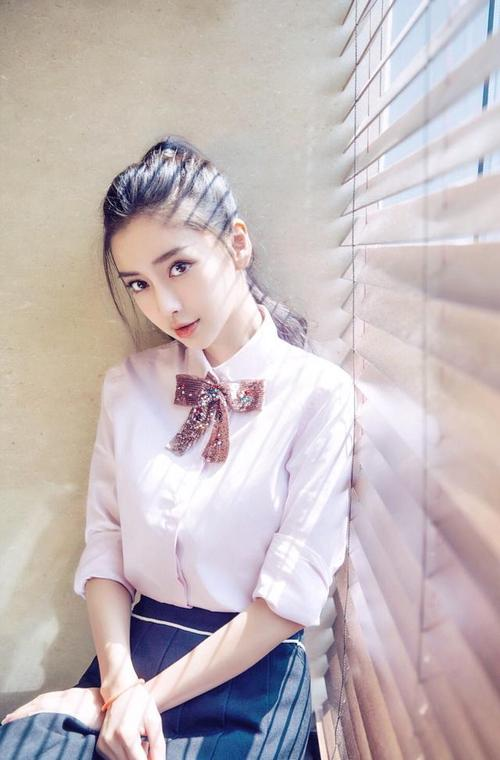
#> input picture opencv-playground/images/baby/download (1).jpeg, 500 x 760 px; its folder holds 4 pictures in this run
$ jupyter execute --allow-errors 16.face-detection.ipynb   (Python 2 division)
#> lines starting #> are read from the running program, lines starting #| are printed output that depends on the picture
[cell 1]
import os
import imghdr #判断文件类型
from utils.im import *
import cv2 as cv
import numpy as np

[cell 2]
# 截取人脸并保存
def facedetect(image, output):
#> called with image = './images/baby/download (1).jpeg', output = './images/clip/baby'
    name = os.path.basename(image)
    image = cv.imread(image)
#> image is the input picture: shape (760, 500, 3); mean B, G, R 187.6, 186, 197.1
    image = cv.cvtColor(image, cv.COLOR_BGR2GRAY)
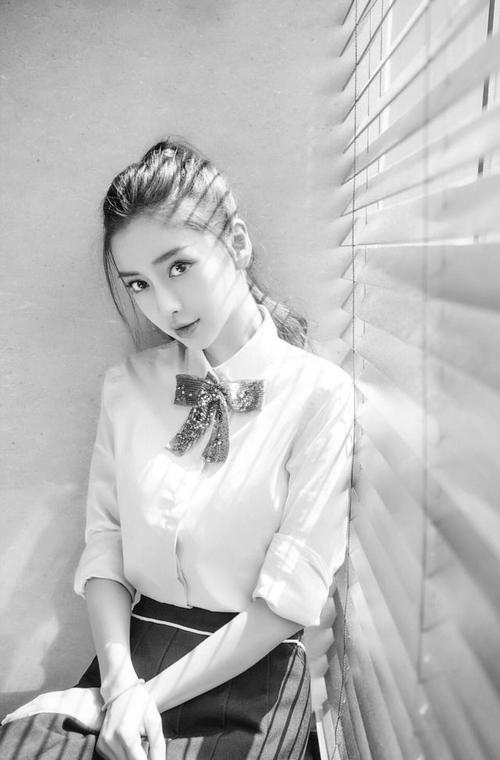
#> image: shape (760, 500); min 2, max 255, mean 189.5
    detector = cv.CascadeClassifier('haarcascade_frontalface_alt2.xml')
    rects = detector.detectMultiScale(image,                  # 输入图片
                                      scaleFactor=1.1,        # 每次图像缩小的比例
                                      minNeighbors=3,        # 匹配成功所需要周围的矩形数目
                                      minSize=(10,10),        # 匹配人脸的最小范围10*10 px
                                      flags=cv.CASCADE_SCALE_IMAGE)
#> rects = ()
    for (x,y,w,h) in rects:
        f = cv.resize(image[y:y+h, x:x+w], (200,200)) #都转化为200*200固定大小
        cv.imwrite(os.path.join(output, name), f)
#> this loop made 0 passes

[cell 3]
# 检测并截取人脸
def predictface(path, output):
    if not os.path.exists(output):
        os.makedirs(output)
    for im in os.listdir(path):
        file = os.path.join(path, im)
        facedetect(file, output)
#> pass 2 of the loop in predictface, `for im in os.listdir(path):`:
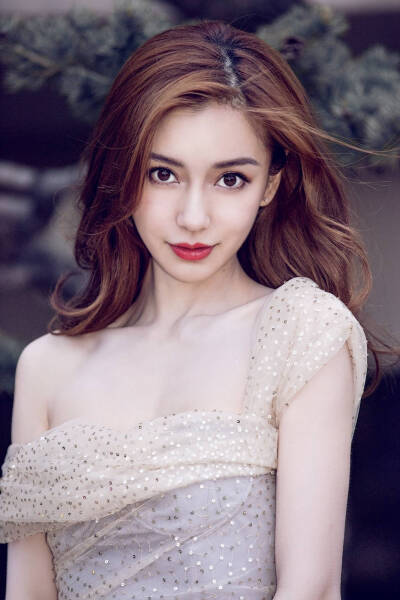
#> input picture opencv-playground/images/baby/download (2).jpeg, 400 x 600 px
#> in facedetect, image is the input picture: shape (600, 400, 3); mean B, G, R 128.6, 117.5, 133.7
#> in facedetect (call 2), `image = cv.cvtColor(image, cv.COLOR_BGR2GRAY)`:
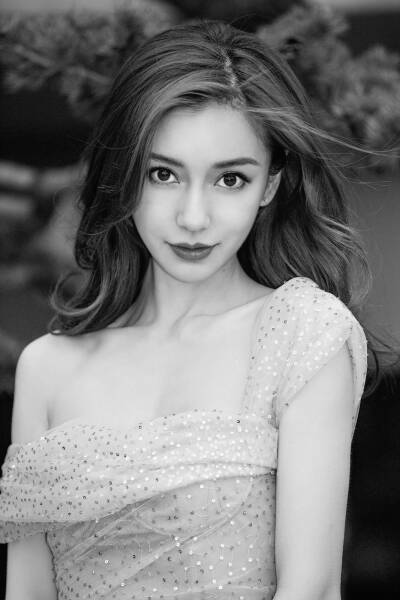
#> image: shape (600, 400); min 2, max 255, mean 123.6
#> rects = [[112, 113, 169, 169]]
#> the loop in facedetect (call 2), `for (x,y,w,h) in rects:` made 1 pass
#> pass 1, in facedetect (call 2), `f = cv.resize(image[y:y+h, x:x+w], (200,200))`:
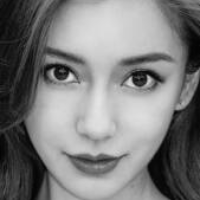
#> f: shape (200, 200); min 3, max 229, mean 124.1
#> pass 3 of the loop in predictface, `for im in os.listdir(path):`:
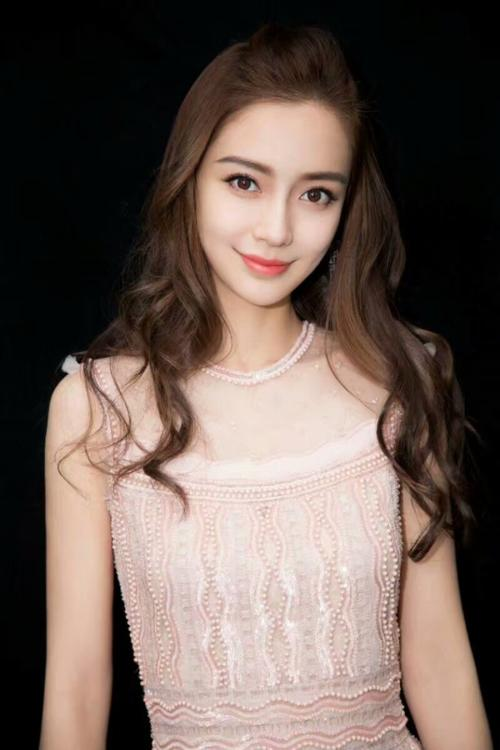
#> input picture opencv-playground/images/baby/download (3).jpeg, 500 x 750 px
#> in facedetect, image is the input picture: shape (750, 500, 3); mean B, G, R 85.2, 92.6, 108.4
#> in facedetect (call 3), `image = cv.cvtColor(image, cv.COLOR_BGR2GRAY)`:
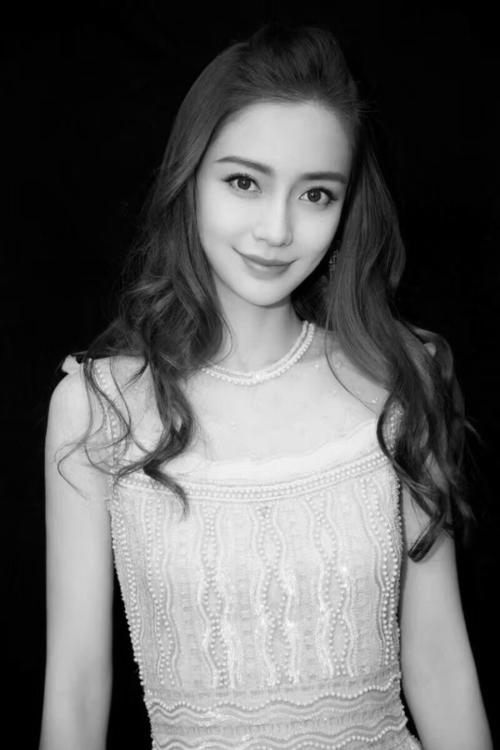
#> image: shape (750, 500); min 0, max 254, mean 96.5
#> rects = [[179, 109, 201, 201]]
#> the loop in facedetect (call 3), `for (x,y,w,h) in rects:` made 1 pass
#> pass 1, in facedetect (call 3), `f = cv.resize(image[y:y+h, x:x+w], (200,200))`:
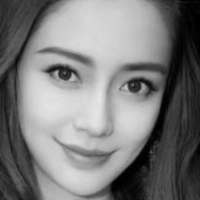
#> f: shape (200, 200); min 0, max 229, mean 123.5
#> the loop made 4 passes; the first 3 are shown

[cell 4]
predictface("./images/baby", "./images/clip/baby")

#> (a cell that did not finish here is left out)


[cell 6]
# 生成标签
def generatelabel(path):
#> called with path = './images/clip'
    f = open(os.path.join(path, 'label.txt'), 'w')
    label = 0
    for root, dirs, files in os.walk(path):
        for subdir in dirs:
            subdirPath = os.path.join(root, subdir)
            for file in os.listdir(subdirPath):
                filePath = os.path.join(subdirPath, file)
                imgType = imghdr.what(filePath)
                if imgType == 'jpeg' or imgType == 'png' or imgType == 'jpg':
                    f.write(filePath)
                    f.write(";")
                    f.write(str(label))
                    f.write("\n")
            label = label + 1
#> pass 2 of the loop in generatelabel, `for root, dirs, files in os.walk(path):`:
